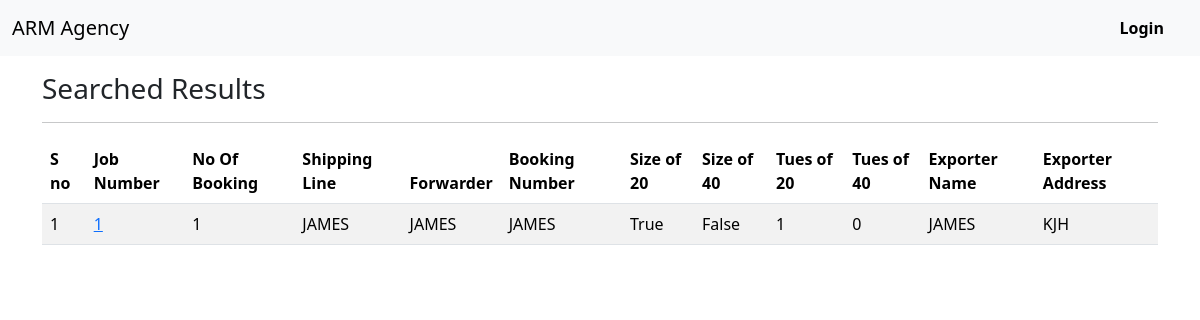
Before: /jobData/list/search/ with the older database file.
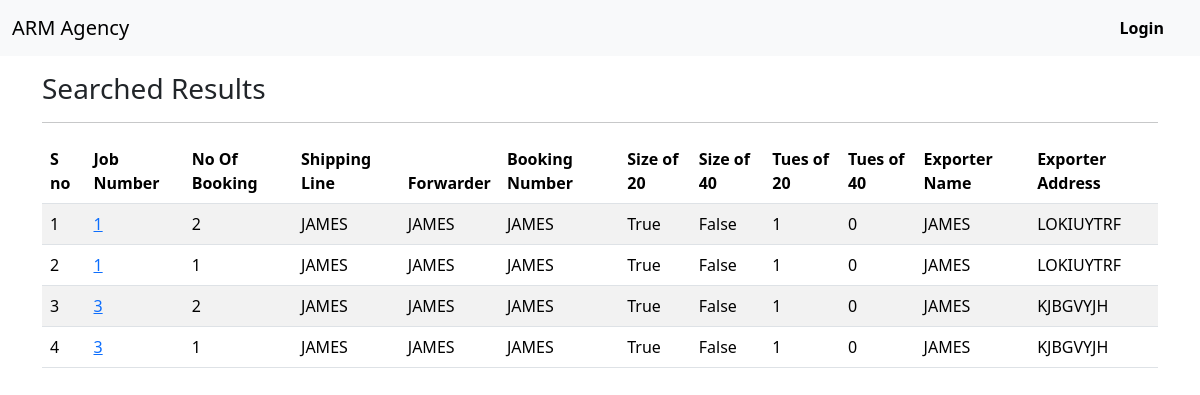
After: the same page with the newer database file.
### jobData/models.py (models this page shows, shortened)
class DataOfJob(models.Model):
    index = models.IntegerField(primary_key=True)
    jobNumber = models.IntegerField()
    noOfBooking = models.IntegerField(default=1)
    container_no = models.CharField(max_length=255)
    shippingLine = models.CharField(max_length=255)
    Forwarder = models.CharField(max_length=255)
    bookingNum = models.CharField(max_length=255)
    exporterName = models.CharField(max_length=255)
    exporterAddress = models.CharField(max_length=255)
    size_20 = models.BooleanField('size=20', default=False)
    size_40 = models.BooleanField('size=40', default=False)
    tues_1 = models.IntegerField(default=0)
    tues_2 = models.IntegerField(default=0)
    totalTues_1 = models.IntegerField(default=0)
    totalTues_2 = models.IntegerField(default=0)
    todayDate = models.DateField(default=date.today)

### jobData/views.py (the view)
# urls.py: path('list/search/', views.search_view, name='search'),
def search_view(request):
    query = request.GET.get('search', '')
    search_fields = [
    'jobNumber',
    'shippingLine',
    'Forwarder',
    'bookingNum',
    'size_20',
    'size_40',
    'tues_1',
    'tues_2',
    'exporterName',
    'exporterAddress',
    ]
    query_conditions = Q()
    for field in search_fields:
        query_conditions |= Q(**{f'{field}__icontains': query})
    results = DataOfJob.objects.filter(query_conditions)
    return render(request, 'jobData/search.html', {'results': results})

### jobData/templates/jobData/search.html
{% extends 'base.html' %}
{% block content %}
<h3>Searched Results</h3>
<hr>
    {% if results %}
        <table class="table table-striped">
            <thead>
                <tr>
                    <th scope="col">S no</th>
                    <th scope="col">Job Number</th>
                    <th scope="col">No Of Booking</th>
                    <th scope="col">Shipping Line</th>
                    <th scope="col">Forwarder</th>
                    <th scope="col">Booking Number</th>
                    <th scope="col">Size of 20</th>
                    <th scope="col">Size of 40</th>
                    <th scope="col">Tues of 20</th>
                    <th scope="col">Tues of 40</th>
                    <th scope="col">Exporter Name</th>
                    <th scope="col">Exporter Address</th>
                </tr>
            </thead>
            <tbody>
                {% for job in results %}
                    <tr>
                        <td>{{ forloop.counter }}</td>
                        <td><a href="{% url 'jobVGM:vgmDetail' pk=job.pk %}" class="link-opacity-25-hover">{{ job.jobNumber }}</a></td>
                        <td>{{ job.noOfBooking }}</td>
                        <td>{{ job.shippingLine }}</td>
                        <td>{{ job.Forwarder }}</td>
                        <td>{{ job.bookingNum }}</td>
                        <td>{{ job.size_20 }}</td>
                        <td>{{ job.size_40 }}</td>
                        <td>{{ job.tues_1 }}</td>
                        <td>{{ job.tues_2 }}</td>
                        <td>{{ job.exporterName }}</td>
                        <td>{{ job.exporterAddress }}</td>
                    </tr>
                {% endfor %}
            </tbody>
        </table>
    {% else %}
        <p>No results found.</p>
    {% endif %}
{% endblock %}

Changed rows visible on the page:
changed DataOfJob (number 1 of 4 on the later page): noOfBooking "1" → "2"; exporterAddress "KJH" → "LOKIUYTRF"
added DataOfJob: jobNumber "1", noOfBooking "1", shippingLine "JAMES", Forwarder "JAMES", bookingNum "JAMES", size_20 "True", size_40 "False", tues_1 "1", tues_2 "0", exporterName "JAMES", exporterAddress "LOKIUYTRF"
added DataOfJob: jobNumber "3", noOfBooking "2", shippingLine "JAMES", Forwarder "JAMES", bookingNum "JAMES", size_20 "True", size_40 "False", tues_1 "1", tues_2 "0", exporterName "JAMES", exporterAddress "KJBGVYJH"
added DataOfJob: jobNumber "3", noOfBooking "1", shippingLine "JAMES", Forwarder "JAMES", bookingNum "JAMES", size_20 "True", size_40 "False", tues_1 "1", tues_2 "0", exporterName "JAMES", exporterAddress "KJBGVYJH"
